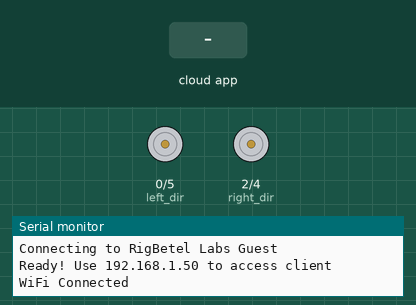
This sketch was run on a simulated ESP8266 (NodeMCU). Parts: direction and speed pins drawn as motors (green arrow = direction pin HIGH = forward, orange = LOW = backward, longer = more drive), the last lines printed to the serial monitor. The inputs (shaded band) are chosen by the test bench. WiFi joins after 1.5 s; servers stay silent unless stated; the ROS host is connected and sends only what is stated.

Above: at 2.7 s.
2.8 s: the phone or cloud app sets linear.x to -100
At 4.0 s:
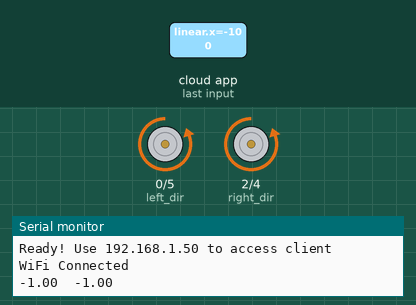
4.3 s: the phone or cloud app sets linear.x to 0
At 5.2 s:
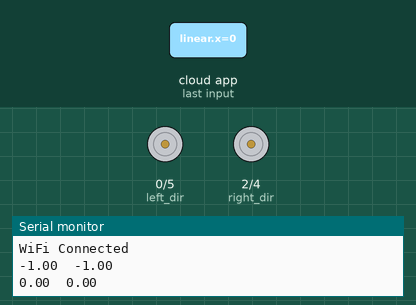
5.8 s: the phone or cloud app sets angular.z to -100
At 6.4 s:
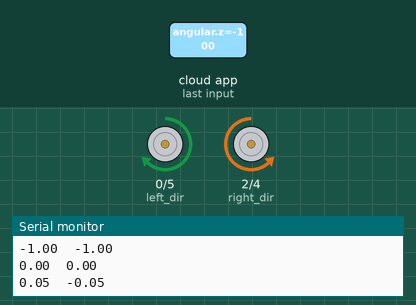
7.3 s: the phone or cloud app sets angular.z to 100
At 8.5 s:
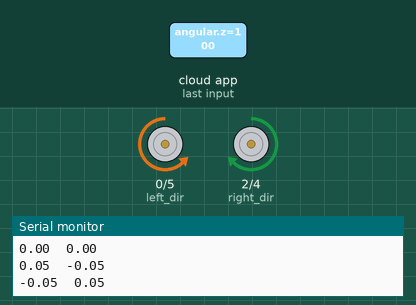
8.8 s: the phone or cloud app sets linear.x to 100
At 9.9 s:
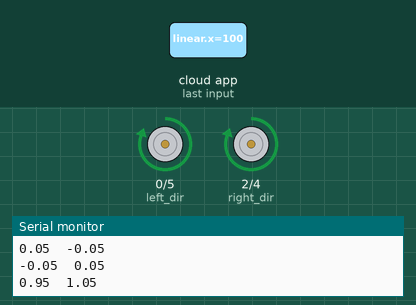
Timing chart, 0 to 11.3 s (numbered marks = the images above; inputs shaded):
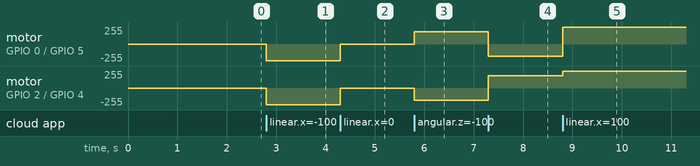

The sketch:

espros_cmd_vel_diff.ino
```cpp
#include <ESP8266WiFi.h>
#include <ros.h>
#include <std_msgs/String.h>
#include <std_msgs/Int16.h>
#include <std_msgs/Float64.h>
#include <geometry_msgs/Twist.h>

#define DEBUG 0

double WheelSeparation = 0.1 ;
double WheelDiameter = 0.065 ;
double WheelRadius = WheelDiameter/2.0 ;
double WheelCircum = 2 * 3.14 * WheelRadius ;

double MinVel = 0.1   ;
double MaxVel = 0.22  ;

const char* ssid = "RigBetel Labs Guest";
const char* password = "starsoforion2020";

WiFiClient client;
IPAddress server(192, 168, 1, 31); //ROS core IP adres


class WiFiHardware {
  public:
    WiFiHardware() {};
    void init() {
      client.connect(server, 11411);
    }
    int read() {
      return client.read();
    }
    void write(uint8_t* data, int length) {
      for (int i = 0; i < length; i++)
        client.write(data[i]);
    }
    unsigned long time() {
      return millis(); // easy; did this one for you
    }
};


void setupWiFi() {
  WiFi.begin(ssid, password);
  Serial.print("\nConnecting to "); Serial.println(ssid);
  uint8_t i = 0;
  while (WiFi.status() != WL_CONNECTED && i++ < 20) delay(500);
  if (i == 21) {
    Serial.print("Could not connect to"); Serial.println(ssid);
    while (1) delay(500);
  }
  Serial.print("Ready! Use ");
  Serial.print(WiFi.localIP());
  Serial.println(" to access client");
}


// left motor   - bottom wire - brown   - A-
// left motor   - top wire    - orange  - A+
// right motor  - bottom wire - brown   - B-
// right motor  - top wire    - orange  - B+

int left_pwm  = 5 ;       //  Left Speed 0 to 1023
int left_dir  = 0 ;       //  Left Direction 1 for Forward, 0 for Backward

int right_pwm  = 4  ;     //  Left Speed 0 to 1023
int right_dir  = 2  ;     //  Left Direction 1 for Forward, 0 for Backward

int left_speed_pwm  = 255  ;
int right_speed_pwm = 255  ;

int dir_forward   = 1 ;
int dir_backward  = 0 ;

void bot_stop()
{
  digitalWrite( left_dir  , dir_forward ) ;
  digitalWrite( right_dir , dir_forward ) ;
  analogWrite(  left_pwm  , 0 ) ;
  analogWrite(  right_pwm , 0 ) ;
}

double speedlimitLeft ( double left_vel )
{
  double pwmLeft;

  if (left_vel >= MaxVel){
    left_vel = MaxVel ;
  }

  else if (left_vel != 0.0 && left_vel <= MinVel ){
    left_vel = MinVel ;
  }

  pwmLeft = ( 583.334 * left_vel ) + 126.666 ;

  return pwmLeft ;
}

double speedlimitRight ( double right_vel )
{
  double pwmRight;

  if (right_vel >= MaxVel){
    right_vel = MaxVel ;
  }

  else if (right_vel != 0.0 && right_vel <= MinVel ){
    right_vel = MinVel ;
  }

  pwmRight = ( 583.334 * right_vel ) + 126.666 ;

  return pwmRight ;

}

// y = 583.3333333333334x + 126.66666666666666

double forward( double left_speed , double right_speed )
{

  digitalWrite( left_dir  , dir_forward ) ;
  digitalWrite( right_dir , dir_forward ) ;
  analogWrite(  left_pwm  , (int) speedlimitLeft(left_speed) ) ;
  analogWrite(  right_pwm , (int) speedlimitRight(right_speed) ) ;
}

double backward( double left_speed , double right_speed )
{
  digitalWrite( left_dir  , dir_backward ) ;
  digitalWrite( right_dir , dir_backward ) ;
  analogWrite(  left_pwm  , (int) speedlimitLeft(left_speed) ) ;
  analogWrite(  right_pwm , (int) speedlimitRight(right_speed) ) ;
}

double left( double left_speed , double right_speed )
{
  digitalWrite( left_dir  , dir_backward ) ;
  digitalWrite( right_dir , dir_forward  ) ;
  analogWrite(  left_pwm  , (int) speedlimitLeft(left_speed) ) ;
  analogWrite(  right_pwm , (int) speedlimitRight(right_speed) ) ;
}

double right( double left_speed , double right_speed )
{
  digitalWrite( left_dir  , dir_forward  ) ;
  digitalWrite( right_dir , dir_backward ) ;
  analogWrite(  left_pwm  , (int) speedlimitLeft(left_speed) ) ;
  analogWrite(  right_pwm , (int) speedlimitRight(right_speed) ) ;
}


void cmd_velCallback( const geometry_msgs::Twist& CVel) {
  //geometry_msgs::Twist twist = twist_msg;
  double linear_vel = CVel.linear.x;
  double angular_vel = CVel.angular.z;
  double right_vel = 0.0;
  double left_vel = 0.0;
  //Serial.print(vel_x);
  //Serial.print("\t");
  //Serial.println(vel_th);

  double rplusl = ( 2 * linear_vel ) / WheelRadius ;
  double rminusl = ( angular_vel * WheelSeparation ) / WheelRadius ;

  double right_omega = ( rplusl + rminusl ) / 2 ;
  double left_omega  = rplusl - right_omega ;

  right_vel = right_omega * WheelRadius ;
  left_vel  = left_omega  * WheelRadius ;

  Serial.print(left_vel);
  Serial.print("\t");
  Serial.println(right_vel);

  if (left_vel == 0.0 && right_vel == 0.0){
    bot_stop();
  }

  else if (left_vel >= 0.0 && right_vel >= 0.0){
    forward(abs(left_vel), abs(right_vel));
  }

  else if (left_vel <= 0.0 && right_vel <= 0.0){
    backward(abs(left_vel), abs(right_vel));
  }

  else if (left_vel < 0.0 && right_vel > 0.0){
    left(abs(left_vel), abs(right_vel));
  }

  else if (left_vel > 0.0 && right_vel < 0.0){
    right(abs(left_vel), abs(right_vel));
  }

  else{
    bot_stop();
  }


}


ros::NodeHandle_<WiFiHardware> nh;
std_msgs::String str_msg;
geometry_msgs::Twist twist_msg;

ros::Publisher chatter("chatter", &str_msg);
ros::Subscriber <geometry_msgs::Twist> sub("cmd_vel", &cmd_velCallback );

char hello[15] = "ESP8266 alive!";

void setup() {

  Serial.begin(115200);
  setupWiFi();
  Serial.println("WiFi Connected");
  nh.initNode();
  nh.advertise(chatter);
  nh.subscribe(sub);

  pinMode ( left_pwm , OUTPUT);
  pinMode ( left_dir , OUTPUT);
  pinMode ( right_pwm , OUTPUT);
  pinMode ( right_dir , OUTPUT);

}

void loop() {

  if (nh.connected()) {

      str_msg.data = hello;
      chatter.publish( &str_msg );

  } else {
    if(DEBUG) Serial.println("Not Connected");
  }

  nh.spinOnce();
  delay(1);

}
```

Measured:
- after the input at 2.8 s, motor on GPIO 0 (left_dir) / GPIO 5 (left_pwm), motor on GPIO 2 (right_dir) / GPIO 4 (right_pwm): stopped → backward 254/255 at once
- after the input at 4.3 s, motor on GPIO 0 (left_dir) / GPIO 5 (left_pwm), motor on GPIO 2 (right_dir) / GPIO 4 (right_pwm): backward 254/255 → stopped at once
- after the input at 5.8 s, motor on GPIO 0 (left_dir) / GPIO 5 (left_pwm): stopped → forward 184/255 at once; motor on GPIO 2 (right_dir) / GPIO 4 (right_pwm): stopped → backward 184/255 at once
- after the input at 7.3 s, motor on GPIO 0 (left_dir) / GPIO 5 (left_pwm): forward 184/255 → backward 184/255 at once; motor on GPIO 2 (right_dir) / GPIO 4 (right_pwm): backward 184/255 → forward 184/255 at once
- after the input at 8.8 s, motor on GPIO 0 (left_dir) / GPIO 5 (left_pwm): backward 184/255 → forward 254/255 at once; motor on GPIO 2 (right_dir) / GPIO 4 (right_pwm): forward 184/255 → forward 254/255 at once
